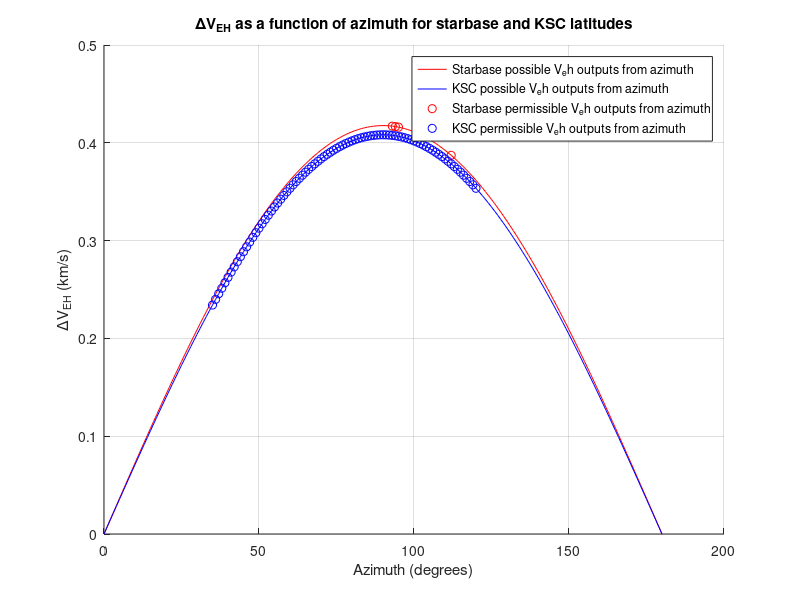
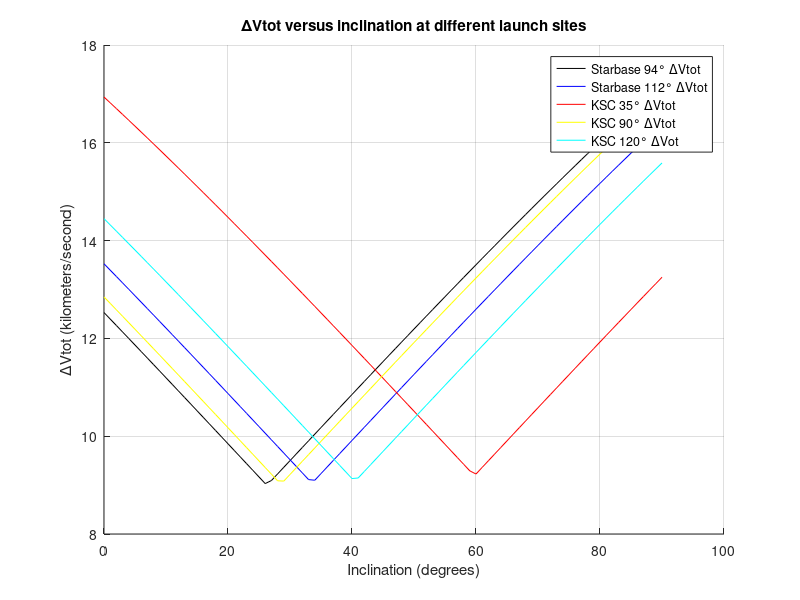

Write MATLAB code to recreate these figures, in order.
% AAE 251 Fall 2022
% Homework 04
% Title of the code: Calculation of escape velocities to reach LEO at
% various launch sites

% Authors: Aidan Morrison

%% ____________________
%% INITIALIZATION

% create constants
starbase_lat = 25.9875; % starbase latitude (degrees) 
ksc_lat = 28.52417; % kennedy space center latitude (degrees)
earth_rotation = 7.292e-5; % earth rotation speed (rad/s)
earth_radius = 6371; % earth's radius (km)
V_loss = 1.65; % loss velocity (km/s)
G = 6.6743e-11; % gravitational constant (Nm^2/kg^2)
earth_mass = 5.972e24; % earth mass (kg)

% create function inputs
azimuths = linspace(0,180,181);
starbase_permissible_az = [93 94 95 112];
ksc_permissible_az = linspace(35,120,86);
inclinations = linspace(0,90,91);

% initalize arrays
starbase_Veh = zeros(1,181);
ksc_Veh = zeros(1,181);
starbase_94_V = zeros(1,91);
starbase_112_V = zeros(1,91);
ksc_35_V = zeros(1,91);
ksc_90_V = zeros(1,91);
ksc_120_V = zeros(1,91);

%% ____________________
%% CALCULATIONs

% calculate constant V_leo
V_leo = (sqrt((G * earth_mass) / ((earth_radius + 222) * 1000))) / 1000; % LEO velocity (km/s) 

for i = 1:181
    starbase_Veh(i) = earth_rotation * earth_radius * cosd(starbase_lat) * sind(azimuths(i));
    ksc_Veh(i) = earth_rotation * earth_radius * cosd(ksc_lat) * sind(azimuths(i));
end

% calculate VEH in acceptable ranges
starbase_permissible_Veh = sind(starbase_permissible_az) * earth_rotation * earth_radius * cosd(starbase_lat);
ksc_permissible_Veh = sind(ksc_permissible_az) * earth_rotation * earth_radius * cosd(ksc_lat);

%calculate new inclinations and VEH values
starbase_94_inclination = acosd(cosd(starbase_lat) * sind(azimuths(95)));
starbase_94_new_Veh = (earth_rotation * (earth_radius + 222) * cosd(starbase_lat) * sind(azimuths(95)));

starbase_112_inclination = acosd(cosd(starbase_lat) * sind(azimuths(113)));
starbase_112_new_Veh = (earth_rotation * (earth_radius + 222) * cosd(starbase_lat) * sind(azimuths(113)));

KSC_35_inclination = acosd(cosd(ksc_lat) * sind(azimuths(36)));
KSC_35_new_Veh = (earth_rotation * (earth_radius + 222) * cosd(ksc_lat) * sind(azimuths(36)));

KSC_90_inclination = acosd(cosd(ksc_lat) * sind(azimuths(91)));
KSC_90_new_Veh = (earth_rotation * (earth_radius + 222) * cosd(ksc_lat) * sind(azimuths(91)));

KSC_120_inclination = acosd(cosd(ksc_lat) * sind(azimuths(121)));
KSC_120_new_Veh = (earth_rotation * (earth_radius + 222) * cosd(ksc_lat) * sind(azimuths(121)));

% calculate V total 
for i = 1:91
    inclination = abs(inclinations(i) - starbase_94_inclination);
    starbase_94_V(i) = V_leo + V_loss + (2 * V_leo * sind(inclination/2))  - starbase_94_new_Veh;
    
    inclination = abs(inclinations(i) - starbase_112_inclination);
    starbase_112_V(i) = V_leo + V_loss + (2 * V_leo * sind(inclination/2))  - starbase_Veh(113);
    
    inclination = abs(inclinations(i) - KSC_35_inclination);
    ksc_35_V(i) = V_leo + V_loss + (2 * V_leo * sind(inclination/2))  - ksc_Veh(36);

    inclination = abs(inclinations(i) - KSC_90_inclination);
    ksc_90_V(i) = V_leo + V_loss + (2 * V_leo * sind(inclination/2))  - ksc_Veh(91);

    inclination = abs(inclinations(i) - KSC_120_inclination);
    ksc_120_V(i) = V_leo + V_loss + (2 * V_leo * sind(inclination/2))  - ksc_Veh(121);
end

%% ____________________
%% FIGURE 1

% plot VEH versus azimuth at launch sites
figure(1)

grid on
hold on
plot(azimuths,starbase_Veh,'r-')
plot(azimuths,ksc_Veh,'b-')
plot(starbase_permissible_az,starbase_permissible_Veh,'ro')
plot(ksc_permissible_az,ksc_permissible_Veh,'bo')
title('ΔV_E_H as a function of azimuth for starbase and KSC latitudes')
xlabel('Azimuth (degrees)')
ylabel('ΔV_E_H (km/s)')
legend('Starbase possible V_eh outputs from azimuth','KSC possible V_eh outputs from azimuth','Starbase permissible V_eh outputs from azimuth','KSC permissible V_eh outputs from azimuth','location','best')

%% ____________________
%% FIGURE 2

% plot V total at different launch sites and azimuths
figure(2)

grid on
hold on
plot(inclinations,starbase_94_V,'k-')
plot(inclinations,starbase_112_V,'b-')
plot(inclinations,ksc_35_V,'r-')
plot(inclinations,ksc_90_V,'y-')
plot(inclinations,ksc_120_V,'c-')
title('ΔVtot versus inclination at different launch sites')
xlabel('Inclination (degrees)')
ylabel('ΔVtot (kilometers/second)')
legend('Starbase 94° ΔVtot','Starbase 112° ΔVtot','KSC 35° ΔVtot','KSC 90° ΔVtot','KSC 120° ΔVot','location','best')

%% ____________________
%% ACADEMIC INTEGRITY STATEMENT
% I have not used source code obtained from any other unauthorized
% source, either modified or unmodified. I have not provided
% access to my code to anyone in any way. The script I am 
% submitting is my own original work.
